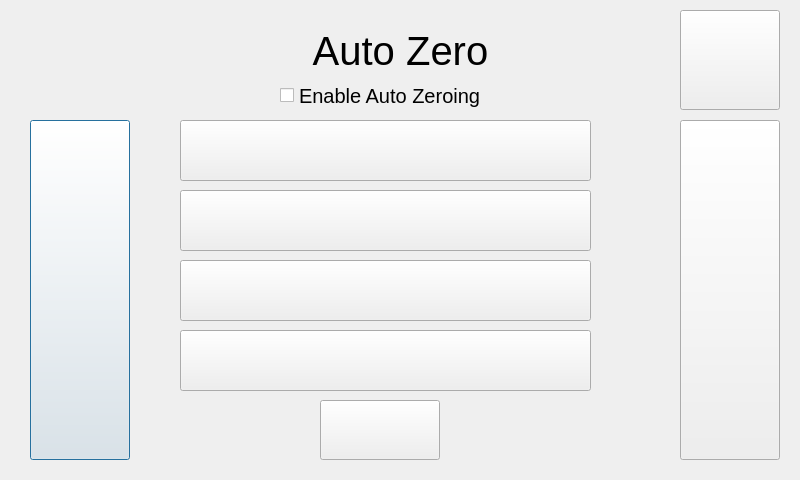
<?xml version="1.0" encoding="UTF-8"?>
<ui version="4.0">
 <class>AutoZeroBCP</class>
 <widget class="QDialog" name="AutoZeroBCP">
  <property name="geometry">
   <rect>
    <x>0</x>
    <y>0</y>
    <width>800</width>
    <height>480</height>
   </rect>
  </property>
  <property name="windowTitle">
   <string>Dialog</string>
  </property>
  <widget class="QPushButton" name="Left">
   <property name="geometry">
    <rect>
     <x>30</x>
     <y>120</y>
     <width>100</width>
     <height>340</height>
    </rect>
   </property>
   <property name="text">
    <string/>
   </property>
   <property name="icon">
    <iconset resource="../../resources.qrc">
     <normaloff>:/Buttons/Left_Carrot.jpg</normaloff>:/Buttons/Left_Carrot.jpg</iconset>
   </property>
   <property name="iconSize">
    <size>
     <width>100</width>
     <height>340</height>
    </size>
   </property>
  </widget>
  <widget class="QPushButton" name="Right">
   <property name="geometry">
    <rect>
     <x>680</x>
     <y>120</y>
     <width>100</width>
     <height>340</height>
    </rect>
   </property>
   <property name="text">
    <string/>
   </property>
   <property name="icon">
    <iconset resource="../../resources.qrc">
     <normaloff>:/Buttons/Right_Carrot.jpg</normaloff>:/Buttons/Right_Carrot.jpg</iconset>
   </property>
   <property name="iconSize">
    <size>
     <width>100</width>
     <height>340</height>
    </size>
   </property>
  </widget>
  <widget class="QPushButton" name="Home">
   <property name="geometry">
    <rect>
     <x>680</x>
     <y>10</y>
     <width>100</width>
     <height>100</height>
    </rect>
   </property>
   <property name="text">
    <string/>
   </property>
   <property name="icon">
    <iconset resource="../../resources.qrc">
     <normaloff>:/Buttons/button_back.jpg</normaloff>:/Buttons/button_back.jpg</iconset>
   </property>
   <property name="iconSize">
    <size>
     <width>100</width>
     <height>100</height>
    </size>
   </property>
  </widget>
  <widget class="QPushButton" name="Save">
   <property name="geometry">
    <rect>
     <x>320</x>
     <y>400</y>
     <width>120</width>
     <height>60</height>
    </rect>
   </property>
   <property name="text">
    <string/>
   </property>
   <property name="icon">
    <iconset resource="../../resources.qrc">
     <normaloff>:/Buttons/button_save.jpg</normaloff>:/Buttons/button_save.jpg</iconset>
   </property>
   <property name="iconSize">
    <size>
     <width>120</width>
     <height>60</height>
    </size>
   </property>
  </widget>
  <widget class="QPushButton" name="zeroingFrequenctMask">
   <property name="geometry">
    <rect>
     <x>180</x>
     <y>120</y>
     <width>411</width>
     <height>61</height>
    </rect>
   </property>
   <property name="text">
    <string/>
   </property>
  </widget>
  <widget class="QLabel" name="AutoZero">
   <property name="geometry">
    <rect>
     <x>0</x>
     <y>10</y>
     <width>801</width>
     <height>81</height>
    </rect>
   </property>
   <property name="font">
    <font>
     <pointsize>30</pointsize>
    </font>
   </property>
   <property name="text">
    <string>Auto Zero</string>
   </property>
   <property name="alignment">
    <set>Qt::AlignCenter</set>
   </property>
  </widget>
  <widget class="QCheckBox" name="checkBox">
   <property name="geometry">
    <rect>
     <x>280</x>
     <y>80</y>
     <width>201</width>
     <height>31</height>
    </rect>
   </property>
   <property name="font">
    <font>
     <pointsize>15</pointsize>
    </font>
   </property>
   <property name="text">
    <string>Enable Auto Zeroing</string>
   </property>
  </widget>
  <widget class="QPushButton" name="zeroPeriodMask">
   <property name="geometry">
    <rect>
     <x>180</x>
     <y>190</y>
     <width>411</width>
     <height>61</height>
    </rect>
   </property>
   <property name="text">
    <string/>
   </property>
  </widget>
  <widget class="QPushButton" name="BCZeroMask">
   <property name="geometry">
    <rect>
     <x>180</x>
     <y>260</y>
     <width>411</width>
     <height>61</height>
    </rect>
   </property>
   <property name="text">
    <string/>
   </property>
  </widget>
  <widget class="QPushButton" name="PMZeroMask">
   <property name="geometry">
    <rect>
     <x>180</x>
     <y>330</y>
     <width>411</width>
     <height>61</height>
    </rect>
   </property>
   <property name="text">
    <string/>
   </property>
  </widget>
  <widget class="QLabel" name="FreqLabel">
   <property name="geometry">
    <rect>
     <x>180</x>
     <y>110</y>
     <width>351</width>
     <height>71</height>
    </rect>
   </property>
   <property name="text">
    <string>TextLabel</string>
   </property>
  </widget>
  <widget class="QLabel" name="PeriodLabel">
   <property name="geometry">
    <rect>
     <x>186</x>
     <y>189</y>
     <width>401</width>
     <height>61</height>
    </rect>
   </property>
   <property name="text">
    <string>TextLabel</string>
   </property>
  </widget>
  <zorder>AutoZero</zorder>
  <zorder>PeriodLabel</zorder>
  <zorder>FreqLabel</zorder>
  <zorder>Left</zorder>
  <zorder>Right</zorder>
  <zorder>Home</zorder>
  <zorder>Save</zorder>
  <zorder>zeroingFrequenctMask</zorder>
  <zorder>checkBox</zorder>
  <zorder>zeroPeriodMask</zorder>
  <zorder>BCZeroMask</zorder>
  <zorder>PMZeroMask</zorder>
 </widget>
 <resources>
  <include location="../../resources.qrc"/>
 </resources>
 <connections/>
</ui>
